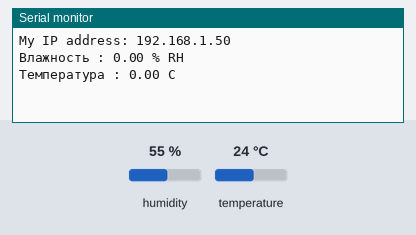
A sketch run on a simulated Arduino Uno, built with avr-gcc and run on an emulated ATmega328P. Parts: the last lines printed to the serial monitor. Wiring (inferred from the names in the program): HTU21/Si7021 sensor at I2C address 0x40. Inputs (shaded band) come from the test bench; at power-on: humidity 55 %, temperature 24 °C. WiFi joins after 1.5 s; servers stay silent unless stated; no MQTT or app messages arrive unless stated.

Above: at 6.2 s.
6.3 s: humidity set to 22 %
At 8.5 s:
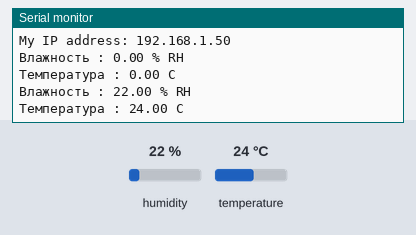
9.3 s: temperature set to 12 °C
At 10.5 s:
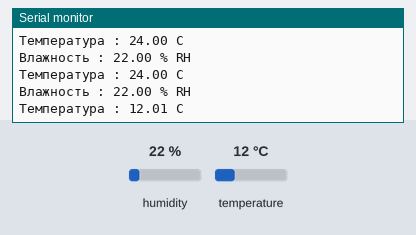
12.3 s: humidity set to 40 %
At 13.3 s:
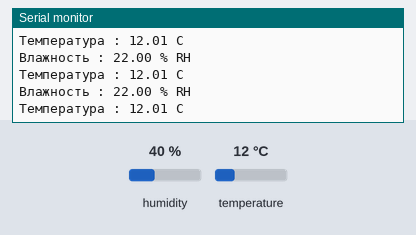
Timing chart, 0 to 15.3 s (numbered marks = the images above; inputs shaded):
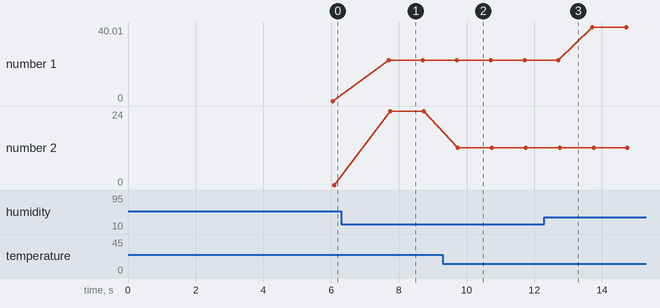

The sketch:

SI7021_v1.ino
```cpp
#include <UIPEthernet.h>


#include <SPI.h>
#include <PubSubClient.h>
#include <MsTimer2.h>
#include <Wire.h>


// SI7021 I2C address is 0x40(64)
#define si7021Addr 0x40
#define TIMEDISPLAY 500 //800 мс период передачи по UART
#define TIMESI7021 1000 // 500 мс период опроса датчика температуры и влажности
#define TIMEPAUSE 150 // 500 мс время паузы между запросами по I2C
#define TIMEMQTT 300

#define AIO_SERVER      "m20.cloudmqtt.com"
#define AIO_SERVERPORT  26260
#define AIO_USERNAME    "kwkfqpfg"
#define AIO_KEY         "3pksm7d6Gp_i"


byte mac[] = {0xAE, 0xB2, 0x26, 0xE4, 0x4A, 0x5C}; // MAC-адрес
byte ip[] = {192, 168, 0, 10};  // IP-адрес клиента
byte myDns[] = {192, 168, 0, 1};  // адрес DNS-сервера
byte gateway[] = {192, 168, 0, 1};  // адрес сетевого шлюза
byte subnet[] = {255, 255, 255, 0};  // маска подсети
EthernetClient client;  // создаем клиента
PubSubClient mqttClient;

//признаки срабатывания таймеров
volatile unsigned int timeDisplay;
volatile unsigned int timeSI7021;
volatile unsigned int timePause;
volatile unsigned int timeMQTT;

float humidity = 0.0;
float temp = 0.0;


void cycleFunc() {
  //таймера
  timeDisplay++;
  timeSI7021++;
  timePause++;
  timeMQTT++;
}
// функция передачи по UART
void funcDisplay() {

  // Output data to serial monitor
  Serial.print(F("Влажность : "));
  Serial.print(humidity);
  Serial.println(F(" % RH"));
  Serial.print(F("Температура : "));
  Serial.print(temp);
  Serial.println(F(" C"));


}
//функция опроса датчика
void funcSI7021() {
  unsigned int data[2]; //массив для данных от датчика
  Wire.beginTransmission(si7021Addr);
  //Send humidity measurement command
  Wire.write(0xF5);
  Wire.endTransmission();
  timePause = 0;
  while (timePause < TIMEPAUSE) {}


  // Request 2 bytes of data
  Wire.requestFrom(si7021Addr, 2);
  // Read 2 bytes of data to get humidity
  if (Wire.available() == 2)
  {
    data[0] = Wire.read();
    data[1] = Wire.read();
  }

  // Convert the data
  humidity  = ((data[0] * 256.0) + data[1]);
  humidity = ((125 * humidity) / 65536.0) - 6;

  Wire.beginTransmission(si7021Addr);
  // Send temperature measurement command
  Wire.write(0xF3);
  Wire.endTransmission();
  timePause = 0;
  while (timePause < TIMEPAUSE) {}

  // Request 2 bytes of data
  Wire.requestFrom(si7021Addr, 2);

  // Read 2 bytes of data for temperature
  if (Wire.available() == 2)
  {
    data[0] = Wire.read();
    data[1] = Wire.read();
  }
  //
  //  // Convert the data
  temp  = ((data[0] * 256.0) + data[1]);
  temp = ((175.72 * temp) / 65536.0) - 46.85;


}


// Function to connect and reconnect as necessary to the MQTT server.
// Should be called in the loop function and it will take care if connecting.
void funcMQTT() {
    char msgBuffer[20];           // убедитесь что стройки размера хватит


    if (mqttClient.connect("ff",AIO_USERNAME,AIO_KEY)) {
    mqttClient.publish("home/temp", dtostrf(temp, 2, 2, msgBuffer));//
    mqttClient.publish("home/humid", dtostrf(humidity, 2, 2, msgBuffer));


  }

}

void setup()
{
  Wire.begin();
  Serial.begin(9600);
  Wire.beginTransmission(si7021Addr);
  Wire.endTransmission();
  delay(500);
  Ethernet.begin(mac);  // инициализация контроллера
  mqttClient.setClient(client);
  mqttClient.setServer("m20.cloudmqtt.com", 26260);
  delay(1000);
  Serial.print("My IP address: ");
  Serial.println(Ethernet.localIP());
  delay(2000);

  funcMQTT();
  MsTimer2::set(2, cycleFunc); // 2ms period
  MsTimer2::start();

}

void loop()

{
   mqttClient.loop();

  if (timeDisplay > TIMEDISPLAY) {
    timeDisplay = 0;
    funcDisplay();
  }
  if (timeSI7021 > TIMESI7021) {
    timeSI7021 = 0;
    funcSI7021();
  }
  if (timeMQTT > TIMEMQTT) {
    timeMQTT = 0;
    funcMQTT();
  }
}
```

Measured:
- after the input at 6.3 s, the serial monitor: prints a new line after 1.4 s (image 1)
- after the input at 9.3 s, the serial monitor: prints a new line after 0.44 s (image 2)
- plotted number 1: 0 → 22 after the input at 6.3 s, 22 → 40.01 after the input at 12.3 s
- plotted number 2: 24 → 12.01 after the input at 9.3 s
